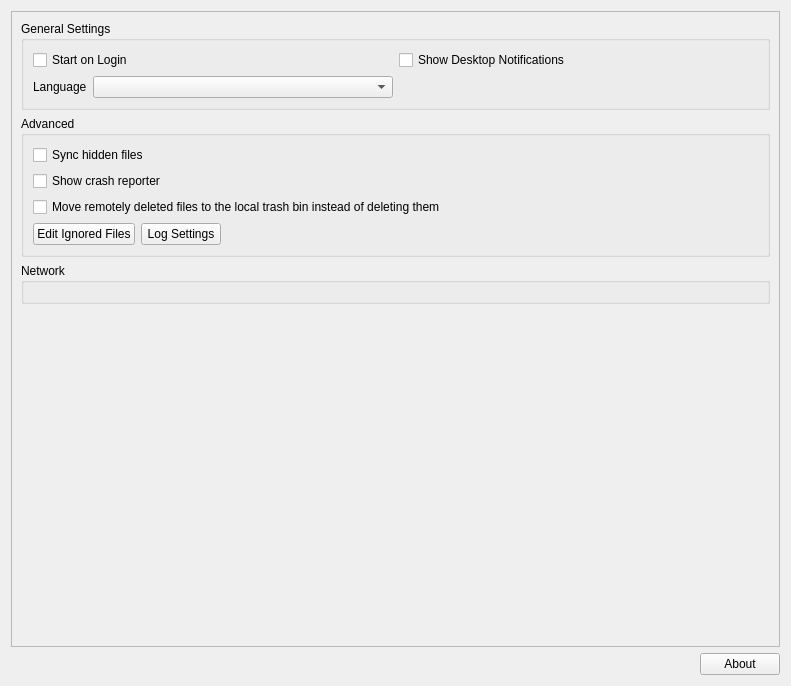
<?xml version="1.0" encoding="UTF-8"?>
<ui version="4.0">
 <class>OCC::GeneralSettings</class>
 <widget class="QWidget" name="OCC::GeneralSettings">
  <property name="geometry">
   <rect>
    <x>0</x>
    <y>0</y>
    <width>791</width>
    <height>686</height>
   </rect>
  </property>
  <property name="windowTitle">
   <string>Form</string>
  </property>
  <layout class="QVBoxLayout" name="verticalLayout_3">
   <item>
    <widget class="QScrollArea" name="scrollArea">
     <property name="widgetResizable">
      <bool>true</bool>
     </property>
     <widget class="QWidget" name="scrollAreaWidgetContents_2">
      <property name="geometry">
       <rect>
        <x>0</x>
        <y>0</y>
        <width>765</width>
        <height>618</height>
       </rect>
      </property>
      <layout class="QVBoxLayout" name="verticalLayout_5">
       <item>
        <widget class="QGroupBox" name="generalGroupBox">
         <property name="title">
          <string>General Settings</string>
         </property>
         <layout class="QGridLayout" name="gridLayout_2">
          <item row="1" column="0">
           <layout class="QHBoxLayout" name="horizontalLayout_6">
            <item>
             <widget class="QLabel" name="languageLabel">
              <property name="sizePolicy">
               <sizepolicy hsizetype="Maximum" vsizetype="Preferred">
                <horstretch>0</horstretch>
                <verstretch>0</verstretch>
               </sizepolicy>
              </property>
              <property name="locale">
               <locale language="English" country="UnitedStates"/>
              </property>
              <property name="text">
               <string>Language</string>
              </property>
              <property name="buddy">
               <cstring>languageDropdown</cstring>
              </property>
             </widget>
            </item>
            <item>
             <widget class="QComboBox" name="languageDropdown">
              <property name="sizePolicy">
               <sizepolicy hsizetype="Minimum" vsizetype="Fixed">
                <horstretch>0</horstretch>
                <verstretch>0</verstretch>
               </sizepolicy>
              </property>
              <property name="accessibleName">
               <string>Language selector</string>
              </property>
              <property name="currentText">
               <string/>
              </property>
             </widget>
            </item>
           </layout>
          </item>
          <item row="0" column="1">
           <widget class="QCheckBox" name="desktopNotificationsCheckBox">
            <property name="text">
             <string>Show Desktop Notifications</string>
            </property>
           </widget>
          </item>
          <item row="0" column="0">
           <widget class="QCheckBox" name="autostartCheckBox">
            <property name="text">
             <string>Start on Login</string>
            </property>
           </widget>
          </item>
         </layout>
        </widget>
       </item>
       <item>
        <widget class="QGroupBox" name="advancedGroupBox">
         <property name="title">
          <string>Advanced</string>
         </property>
         <layout class="QHBoxLayout" name="horizontalLayout_5">
          <item>
           <layout class="QVBoxLayout" name="verticalLayout_6">
            <item>
             <widget class="QCheckBox" name="syncHiddenFilesCheckBox">
              <property name="text">
               <string>Sync hidden files</string>
              </property>
             </widget>
            </item>
            <item>
             <widget class="QCheckBox" name="crashreporterCheckBox">
              <property name="sizePolicy">
               <sizepolicy hsizetype="MinimumExpanding" vsizetype="Fixed">
                <horstretch>0</horstretch>
                <verstretch>0</verstretch>
               </sizepolicy>
              </property>
              <property name="text">
               <string>Show crash reporter</string>
              </property>
             </widget>
            </item>
            <item>
             <widget class="QCheckBox" name="moveToTrashCheckBox">
              <property name="text">
               <string>Move remotely deleted files to the local trash bin instead of deleting them</string>
              </property>
             </widget>
            </item>
            <item>
             <layout class="QHBoxLayout" name="horizontalLayout_4">
              <item>
               <widget class="QPushButton" name="ignoredFilesButton">
                <property name="text">
                 <string>Edit Ignored Files</string>
                </property>
               </widget>
              </item>
              <item>
               <widget class="QPushButton" name="logSettingsButton">
                <property name="text">
                 <string>Log Settings</string>
                </property>
               </widget>
              </item>
              <item>
               <spacer name="spacer_3">
                <property name="orientation">
                 <enum>Qt::Orientation::Horizontal</enum>
                </property>
                <property name="sizeHint" stdset="0">
                 <size>
                  <width>555</width>
                  <height>20</height>
                 </size>
                </property>
               </spacer>
              </item>
             </layout>
            </item>
           </layout>
          </item>
         </layout>
        </widget>
       </item>
       <item>
        <widget class="QGroupBox" name="groupBox">
         <property name="title">
          <string>Network</string>
         </property>
         <layout class="QVBoxLayout" name="verticalLayout_4">
          <item>
           <widget class="NetworkSettings" name="widget" native="true">
            <property name="focusPolicy">
             <enum>Qt::FocusPolicy::StrongFocus</enum>
            </property>
           </widget>
          </item>
         </layout>
        </widget>
       </item>
       <item>
        <spacer name="verticalSpacer">
         <property name="orientation">
          <enum>Qt::Orientation::Vertical</enum>
         </property>
         <property name="sizeHint" stdset="0">
          <size>
           <width>20</width>
           <height>40</height>
          </size>
         </property>
        </spacer>
       </item>
      </layout>
     </widget>
    </widget>
   </item>
   <item>
    <widget class="QWidget" name="versionInfoWidget" native="true">
     <layout class="QHBoxLayout" name="horizontalLayout_2">
      <property name="leftMargin">
       <number>0</number>
      </property>
      <property name="topMargin">
       <number>0</number>
      </property>
      <property name="rightMargin">
       <number>0</number>
      </property>
      <property name="bottomMargin">
       <number>0</number>
      </property>
      <item>
       <spacer name="spacer">
        <property name="orientation">
         <enum>Qt::Orientation::Horizontal</enum>
        </property>
        <property name="sizeHint" stdset="0">
         <size>
          <width>40</width>
          <height>20</height>
         </size>
        </property>
       </spacer>
      </item>
      <item>
       <widget class="QPushButton" name="about_pushButton">
        <property name="text">
         <string>About</string>
        </property>
       </widget>
      </item>
     </layout>
    </widget>
   </item>
  </layout>
 </widget>
 <customwidgets>
  <customwidget>
   <class>NetworkSettings</class>
   <extends>QWidget</extends>
   <header>networksettings.h</header>
   <container>1</container>
  </customwidget>
 </customwidgets>
 <tabstops>
  <tabstop>autostartCheckBox</tabstop>
  <tabstop>desktopNotificationsCheckBox</tabstop>
  <tabstop>languageDropdown</tabstop>
  <tabstop>syncHiddenFilesCheckBox</tabstop>
  <tabstop>crashreporterCheckBox</tabstop>
  <tabstop>moveToTrashCheckBox</tabstop>
  <tabstop>ignoredFilesButton</tabstop>
  <tabstop>logSettingsButton</tabstop>
  <tabstop>widget</tabstop>
  <tabstop>scrollArea</tabstop>
  <tabstop>about_pushButton</tabstop>
 </tabstops>
 <resources/>
 <connections/>
</ui>
